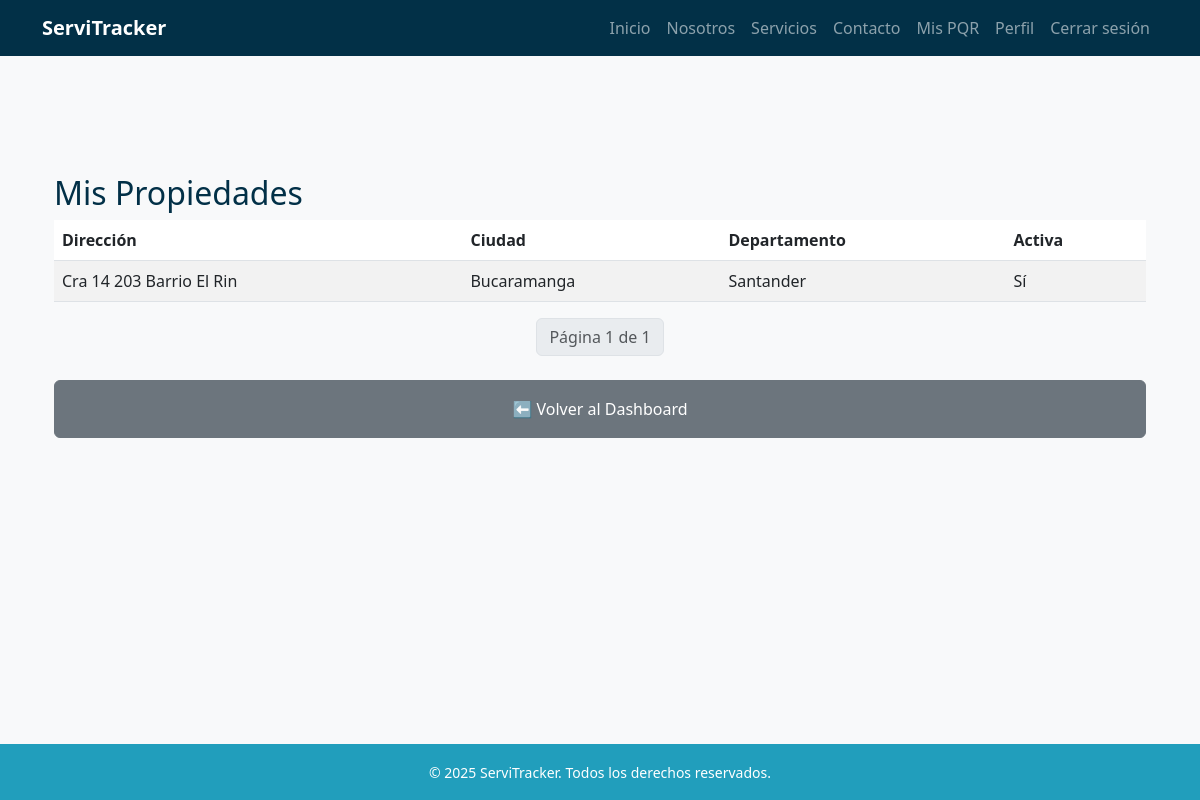
The app's page /propiedades/mis/ (signed in) with its own data.
### propiedades/models.py (models this page shows, shortened)
class Propiedad(models.Model):
    usuario = models.ForeignKey(
        settings.AUTH_USER_MODEL,
        on_delete=models.CASCADE,
        related_name='propiedades'
    )
    departamento = models.CharField(max_length=100)
    ciudad = models.CharField(max_length=100)
    direccion = models.CharField(max_length=200)
    activa = models.BooleanField(default=True)

### propiedades/views.py (the view)
# urls.py: path('mis/', views.mis_propiedades, name='mis_propiedades'),
@login_required
def mis_propiedades(request):
    propiedades_queryset = Propiedad.objects.filter(usuario=request.user).order_by("ciudad")
    paginator = Paginator(propiedades_queryset, 10)  # 10 propiedades por página
    page_number = request.GET.get("page")
    propiedades = paginator.get_page(page_number)
    return render(request, 'propiedades/mis_propiedades.html', {
        'propiedades': propiedades
    })

### templates/propiedades/mis_propiedades.html (shortened to what this page needs)
{% extends 'base.html' %}
{% block content %}
<div class="container my-5">
    <h2 class="text-blue-dark">Mis Propiedades</h2>
    <table class="table table-striped">
        <thead>
            <tr>
                <th>Dirección</th>
                <th>Ciudad</th>
                <th>Departamento</th>
                <th>Activa</th>
            </tr>
        </thead>
        <tbody>
            {% for p in propiedades %}
            <tr>
                <td>{{ p.direccion }}</td>
                <td>{{ p.ciudad }}</td>
                <td>{{ p.departamento }}</td>
                <td>{{ p.activa|yesno:"Sí,No" }}</td>
            </tr>
            {% empty %}
            <tr><td colspan="4">No tienes propiedades registradas.</td></tr>
            {% endfor %}
        </tbody>
    </table>
    <nav aria-label="Page navigation">
        <ul class="pagination justify-content-center">
            <li class="page-item disabled">
                <span class="page-link">
                    Página {{ propiedades.number }} de {{ propiedades.paginator.num_pages }}
                </span>
            </li>
        </ul>
    </nav>
    <div class="mt-4">
        {% if user.rol == "administrador" %}
            <a href="{% url 'dashboard_admin' %}" class="btn btn-secondary w-100 py-3">⬅️ Volver al Dashboard</a>
        {% elif user.rol == "agente" %}
            <a href="{% url 'dashboard_agente' %}" class="btn btn-secondary w-100 py-3">⬅️ Volver al Dashboard</a>
        {% elif user.rol == "tecnico" %}
            <a href="{% url 'dashboard_tecnico' %}" class="btn btn-secondary w-100 py-3">⬅️ Volver al Dashboard</a>
        {% elif user.rol == "ciudadano" %}
            <a href="{% url 'dashboard_ciudadano' %}" class="btn btn-secondary w-100 py-3">⬅️ Volver al Dashboard</a>
        {% endif %}
    </div>
</div>
{% endblock %}

### static/css/style.css (style rules this page uses)
:root { --blue-light: #8ecae6; --blue-mid: #219ebc; --blue-deep: #126782; --blue-dark: #023047; --yellow: #ffb703; --orange-light: #fd9e02; --orange-dark: #fb8500; --green-light: #198754; --green-dark: #146c43; }
.text-blue-dark { color: var(--blue-dark); }
body { font-family: 'Segoe UI', sans-serif; background-color: #f8f9fa; padding-top: 70px; min-height: 100vh; display: flex; flex-direction: column; }

### records on screen
Propiedad: direccion "Cra 14 203 Barrio El Rin", ciudad "Bucaramanga", departamento "Santander", activa "Sí"

### other values on screen
{{ propiedades.number }} "1"
{{ propiedades.paginator.num_pages }} "1"
